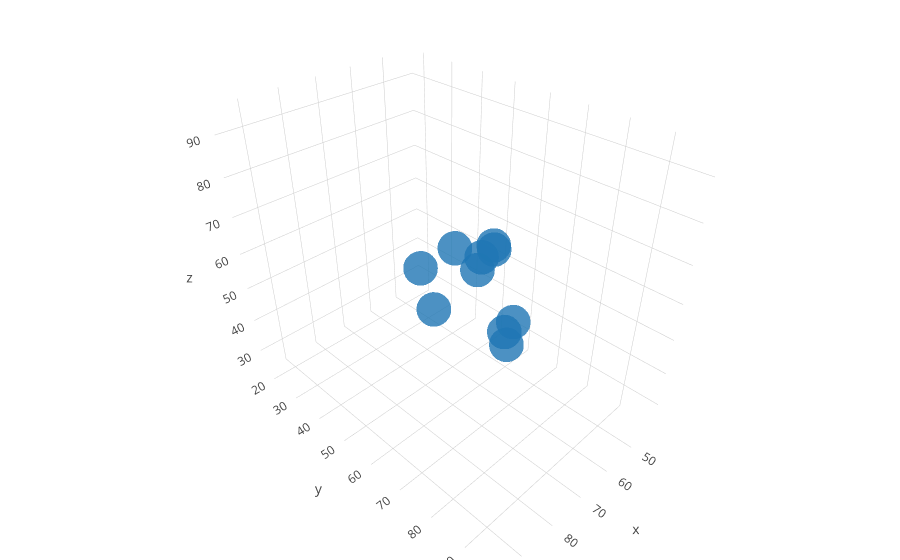

The cell this chart's notebook holds for it:
### Markdown cell above
# Top 10 Players 'Ball Control', 'Dribbling' and 'Shot Power' Features Comparison with Scatter 3D Plot

### Code cell
#Prepare Data Frame
d_frame = fifa_data.iloc[:10,:]

#Create trace
trace = go.Scatter3d(
    x=d_frame.ball_control,
    y=d_frame.Dribbling,
    z=d_frame.shot_power,
    text= d_frame.Name,
    mode='markers',
    marker=dict(
        size=12,
        #color= z,          #set color to an array/list of desired value (plotly.ly)
 
        colorscale='Viridis',   #Choose a colorscale
        opacity=0.8
    )
)
data = [trace]
layout = go.Layout(
    margin=dict(
        l=0,
        r=0,
        b=0,
        t=0
    )
)
fig = go.Figure(data=data, layout=layout)
iplot(fig)

### Figure 1 — Plotly figure (JSON) as saved in the notebook; plotly's stock layout.template omitted (floating-point values rounded to 4 significant figures)
{"data": [{"marker": {"colorscale": "Viridis", "opacity": 0.8, "size": 12}, "mode": "markers", "text": ["Cristiano Ronaldo", "L. Messi", "Neymar", "L. Suárez", "M. Neuer", "R. Lewandowski", "De Gea", "E. Hazard", "T. Kroos", "G. Higuaín"], "type": "scatter3d", "uid": "61a54e49-90f8-49ed-833b-94752d0cc1db", "x": ["93", "95", "95", "91", "48", "89", "42", "92", "89", "85"], "y": ["91", "97", "96", "86", "30", "85", "18", "93", "79", "84"], "z": ["94", "85", "80", "87", "25", "88", "31", "79", "87", "88"]}], "layout": {"margin": {"b": 0, "l": 0, "r": 0, "t": 0}}}
